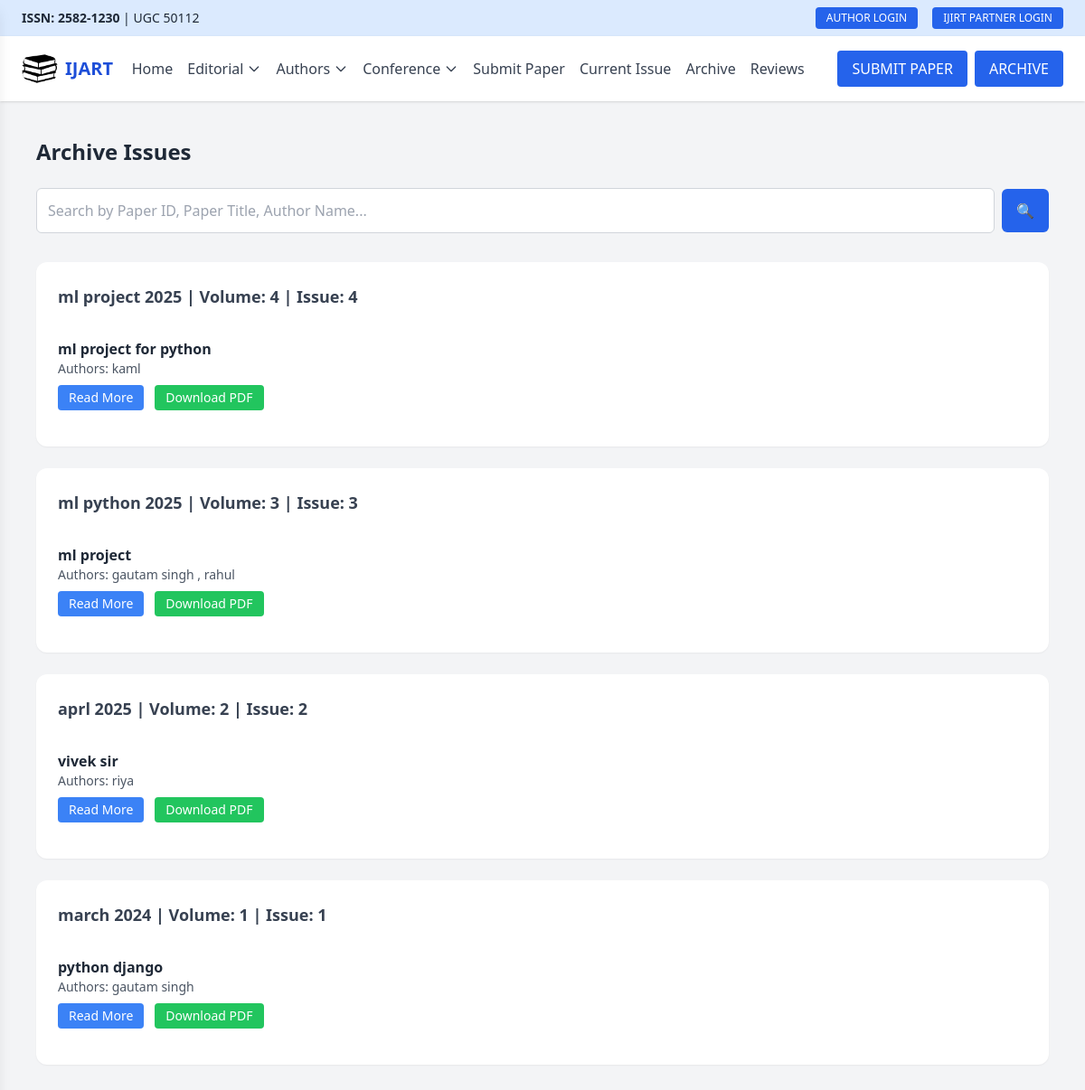
Page /archive/ on the committed database.
### journal/models.py (models this page shows, shortened)
class ArchiveIssue(models.Model):
    month = models.CharField(max_length=20)
    year = models.IntegerField()
    volume = models.IntegerField()
    issue = models.IntegerField()

class ArchivePaper(models.Model):
    archive_issue = models.ForeignKey(ArchiveIssue, related_name='papers', on_delete=models.CASCADE)
    title = models.CharField(max_length=255)
    authors = models.CharField(max_length=255)
    pdf = models.FileField(upload_to='archive_papers/')
    read_more_url = models.URLField(blank=True)

### journal/views.py (the view)
# urls.py: path('archive/', views.archive, name='archive'),
def archive(request):
    issues = ArchiveIssue.objects.order_by('-year', '-volume', '-issue')
    archive_issues = []
    query = request.GET.get('q', '').strip()
    for issue in issues:
        papers = issue.papers.all()
        if query:
            papers = papers.filter(
                models.Q(title__icontains=query) |
                models.Q(authors__icontains=query) |
                models.Q(id__icontains=query)
            )
        archive_issues.append({
            'month': issue.month,
            'year': issue.year,
            'volume': issue.volume,
            'issue': issue.issue,
            'papers': [
                {
                    'title': paper.title,
                    'authors': paper.authors,
                    'read_more_url': paper.read_more_url or '#',
                    'pdf_url': paper.pdf.url if paper.pdf else '#',
                }
                for paper in papers
            ]
        })
    return render(request, 'journal/archive.html', {'archive_issues': archive_issues, 'query': query})

### templates/journal/archive.html (shortened to what this page needs)
{% extends 'base.html' %}
{% block content %}
<section class="py-10 bg-gray-100 min-h-screen">
  <div class="max-w-6xl mx-auto px-2 sm:px-4">
    <h2 class="text-2xl font-semibold text-gray-800 mb-6">Archive Issues</h2>
    <form method="get" class="flex flex-col sm:flex-row items-stretch sm:items-center mb-8 gap-2">
      <input type="text" name="q" value="{{ query|default:'' }}" placeholder="Search by Paper ID, Paper Title, Author Name..."
             class="w-full p-3 border border-gray-300 rounded-md focus:outline-none focus:ring-2 focus:ring-blue-500" />
      <button type="submit" class="bg-blue-600 text-white px-4 py-3 rounded-md hover:bg-blue-700 w-full sm:w-auto">🔍</button>
    </form>
    {% for issue in archive_issues %}
    {% if issue.papers %}
    <div class="bg-white rounded-xl shadow-sm p-4 sm:p-6 mb-6">
      <h3 class="text-lg font-bold text-gray-700 mb-4">
        {{ issue.month }} {{ issue.year }} | Volume: {{ issue.volume }} | Issue: {{ issue.issue }}
      </h3>
      {% for paper in issue.papers %}
      <div class="border-b last:border-b-0 py-4">
        <h4 class="font-semibold text-gray-800">{{ paper.title }}</h4>
        <p class="text-sm text-gray-600 mb-2">Authors: {{ paper.authors }}</p>
        <div class="flex flex-col sm:flex-row gap-3">
          <a href="{{ paper.read_more_url }}" class="bg-blue-500 text-white px-3 py-1 rounded hover:bg-blue-600 text-sm text-center">Read More</a>
          <a href="{{ paper.pdf_url }}" class="bg-green-500 text-white px-3 py-1 rounded hover:bg-green-600 text-sm text-center">Download PDF</a>
        </div>
      </div>
      {% endfor %}
    </div>
    {% endif %}
    {% endfor %}
  </div>
</section>
{% endblock %}

### templates/base.html (shortened to what this page needs)
<!DOCTYPE html>
{% load widget_tweaks %}
{% load static %}
<html lang="en">
  <head>
    <script src="https://cdn.tailwindcss.com"></script>
  </head>
  <body class="font-sans">
    <div class="bg-blue-100 text-sm text-gray-800 flex flex-col md:flex-row md:justify-between md:items-center px-4 md:px-6 py-2">
      <div class="flex-1 text-center md:text-left">
        <span class="font-semibold">ISSN: 2582-1230</span> |
        UGC 50112
      </div>
      <div class="flex justify-center md:justify-end space-x-4 mt-2 md:mt-0">
        <a href="/author-login/" class="bg-blue-600 text-white px-3 py-1 rounded text-xs hover:bg-blue-700">AUTHOR LOGIN</a>
        <a href="#" class="bg-blue-600 text-white px-3 py-1 rounded text-xs hover:bg-blue-700">IJIRT PARTNER LOGIN</a>
      </div>
    </div>
    <nav class="bg-white shadow sticky top-0 z-40">
      <div class="max-w-7xl mx-auto px-4 md:px-6">
        <div class="flex justify-between items-center py-4">
          <a href="/" class="flex items-center gap-2 mb-0 hover:opacity-80 transition-opacity">
            <img src="{% static 'images/book_logo.png' %}" alt="Book Logo" class="h-10 w-10 rounded-full" />
            <span class="text-xl font-bold text-blue-700">IJART</span>
          </a>
          <ul id="main-nav" class="hidden md:flex flex-col md:flex-row gap-2 md:gap-4 text-gray-700 font-medium justify-center md:justify-start absolute md:static left-0 top-full w-full md:w-auto bg-white md:bg-transparent shadow md:shadow-none z-50 md:z-auto">
            <li><a href="/" class="hover:text-blue-600">Home</a></li>
            <li class="relative group">
              <a href="#" class="hover:text-blue-600 flex items-center">Editorial <svg class="w-4 h-4 ml-1" fill="none" stroke="currentColor" stroke-width="2" viewBox="0 0 24 24"><path stroke-linecap="round" stroke-linejoin="round" d="M19 9l-7 7-7-7" /></svg></a>
            </li>
            <li class="relative group">
              <a href="#" class="hover:text-blue-600 flex items-center">Authors <svg class="w-4 h-4 ml-1" fill="none" stroke="currentColor" stroke-width="2" viewBox="0 0 24 24"><path stroke-linecap="round" stroke-linejoin="round" d="M19 9l-7 7-7-7" /></svg></a>
            </li>
            <li class="relative group">
              <a href="#" class="hover:text-blue-600 flex items-center">Conference <svg class="w-4 h-4 ml-1" fill="none" stroke="currentColor" stroke-width="2" viewBox="0 0 24 24"><path stroke-linecap="round" stroke-linejoin="round" d="M19 9l-7 7-7-7" /></svg></a>
            </li>
            <li><a href="/submit/" class="hover:text-blue-600">Submit Paper</a></li>
            <li><a href="#" class="hover:text-blue-600">Current Issue</a></li>
            <li><a href="/archive/" class="hover:text-blue-600">Archive</a></li>
            <li><a href="#" class="hover:text-blue-600">Reviews</a></li>
          </ul>
          <div class="hidden md:flex gap-2 ml-4">
            <a href="/submit/" class="bg-blue-600 text-white px-4 py-2 rounded hover:bg-blue-700">SUBMIT PAPER</a>
            <a href="/archive/" class="bg-blue-600 text-white px-4 py-2 rounded hover:bg-blue-700">ARCHIVE</a>
          </div>
        </div>
      </div>
    </nav>
    {% block content %}{% endblock %}
  </body>
</html>

### rows in the picture
ArchiveIssue: month "ml project", year "2025", volume "4", issue "4"
ArchivePaper: title "ml project for python", authors "kaml"
ArchiveIssue: month "ml python", year "2025", volume "3", issue "3"
ArchivePaper: title "ml project", authors "gautam singh , rahul"
ArchiveIssue: month "aprl", year "2025", volume "2", issue "2"
ArchivePaper: title "vivek sir", authors "riya"
ArchiveIssue: month "march", year "2024", volume "1", issue "1"
ArchivePaper: title "python django", authors "gautam singh"
